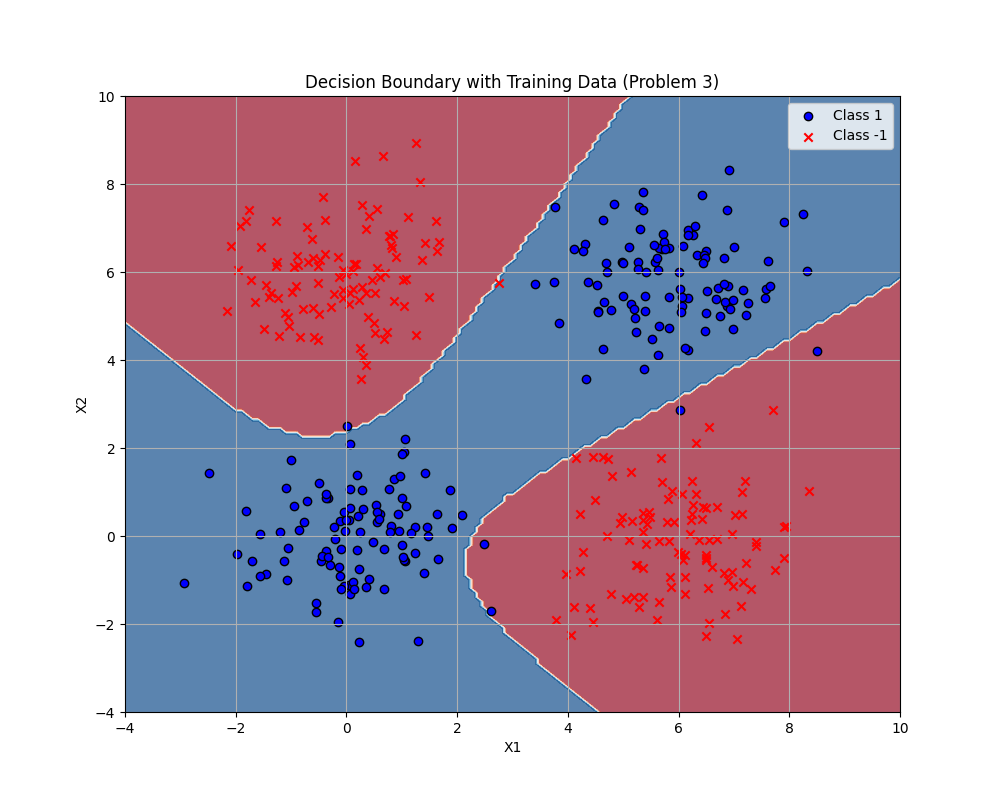

Here is the Python script that generated this plot:
# 1. (100점) 참고교재의 프로그램 11-1을 참고하여, 주어진 데이터 HW4data을 이용하여 다층
# 퍼셉트론을 구현하시오. 데이터의 변수 X는 400개의 2차원 샘플로 구성되었으며, T는 400
# 개 데이터에 대한 클래스 레이블로 1과 –1로 구분되어 있음.
# (단, 종료조건으로 최대 반복횟수는 1,000회 그리고 학습오차 0.05 미만으로 설정하시오)

# (3) (20점) 1.(2)에서 학습된 신경망의 결정경계를 학습 데이터와 함께 그래프로 표시하시오.
# (※ 결정경계 계산 시 meshgrid 범위:
# [x, y] = meshgrid([-4:0.1:10], [-4:0.1:10]);)

import os
import numpy as np
import scipy.io as sio
import matplotlib.pyplot as plt

# 입력 벡터를 받아서 하이퍼탄젠트 함수의 1차 도함수의 값을 반환
def d_tanh(a):
    return (1 - a) * (1 + a)

# 데이터 집합과 가중치를 받아 평균제곱오차와 분류오차를 계산
def MLPtest(Xtst, Ttst, w, w0, v, v0):
    N = Xtst.shape[0]                       # 데이터의 수
    E = np.zeros((N, 1))
    Ytst = np.zeros_like(Ttst)              
    for i in range(N):                      # 각 데이터에 대한 인식 시작
        x, t = Xtst[i, :], Ttst[i, :]       # 입/출력 데이터 설정        
        uh = np.dot(x, w) + w0              # 은닉 뉴런의 가중합 계산
        z = np.tanh(uh)                     # 은닉 뉴런의 출력 계산
        uo = np.dot(z, v) + v0              # 출력 뉴런의 가중합 계산
        y = np.tanh(uo)                     # 출력 뉴런의 출력 계산
        e = y - t                           # 출력 오차 계산
        E[i] = np.dot(e, e.T)               # 제곱오차 계산        
        if y[0, 0] > 0:
            Ytst[i, 0] = 1                  # 최종 인식 결과 판단
        else:
            Ytst[i, 0] = -1
    SEtst = np.sum(E) / N                   # 평균제곱오차 계산 (수정: E는 이미 각 샘플의 제곱오차임)
    diffTY = np.sum(np.abs(Ttst - Ytst), axis=1) / 2
    CEtst = np.sum(diffTY) / N              # 분류오차 계산
    return SEtst, CEtst

# 데이터 불러오기
script_dir = os.path.dirname(os.path.abspath(__file__))
mat_file_path = os.path.join(script_dir, 'HW4data_Python.mat')
data = sio.loadmat(mat_file_path)

X = data['X'] # 2차원 샘플 데이터 (400, 2)
T = data['T'] # 1차원 클래스 레이블 (400, 1)

# 다층 퍼셉트론 구성
N = X.shape[0]                              # 데이터의 수
INP, HID, OUT = 2, 5, 1                     # 입력 뉴런 수, 은닉 뉴런 수, 출력 뉴런 수

# 가중치 초기화
w = np.random.rand(INP, HID) * 0.4 - 0.2    # 입력->은닉 뉴런 가중치 초기화
w0 = np.random.rand(1, HID) * 0.4 - 0.2     # 바이어스
v = np.random.rand(HID, OUT) * 0.4 - 0.2    # 은닉->출력 뉴런 가중치 초기화
v0 = np.random.rand(1, OUT) * 0.4 - 0.2

eta = 0.001                                 # 학습률 설정
Mstep = 1000                                # 반복횟수 설정
Elimit = 0.05

Serr = []
Cerr = []

for j in range(1, Mstep + 1):               # 학습 반복 시작 (수정: 1부터 Mstep회 반복하도록 변경)
    E = np.zeros((N, 1))
    for i in range(N):                      # 각 데이터에 대한 반복 시작
        x, t = X[i, :], T[i, :]             # 입력과 목표 출력 데이터 선택
        uh = np.dot(x, w) + w0              # 은닉 뉴런의 가중합 계산
        z = np.tanh(uh)                     # 은닉 뉴런의 출력 계산
        uo = np.dot(z, v) + v0              # 출력 뉴런의 가중합 계산
        y = np.tanh(uo)                     # 출력 뉴런의 출력 계산
        e = y - t                           # 출력 오차 계산
        E[i] = np.dot(e, e.T)               # 제곱오차 계산
        delta_v = d_tanh(y) * e             # 학습을 위한 델타값 계산 (출력뉴런)
        delta_w = d_tanh(z) * (delta_v @ v.T) # 학습을 위한 델타값 계산 (은닉뉴런)
        v -= eta * (z.T @ delta_v)          # 출력 뉴런의 가중치 수정        
        v0 -= eta * delta_v                 # 출력 뉴런의 바이어스 가중치 수정
        w -= eta * (x.reshape(-1, 1) @ delta_w) # 은닉 뉴런의 가중치 수정
        w0 -= eta * delta_w                 # 은닉 뉴런의 바이어스 가중치 수정

    serr, cerr = MLPtest(X, T, w, w0, v, v0) # 학습 오차 계산 함수 호출
    print(f"{j} {serr:.3f} {cerr:.3f}")     # 오차 변화 출력
    Serr.append(serr)                       # 오차 변화 저장
    Cerr.append(cerr)
    if serr < Elimit:
        break

# 학습 횟수에 따른 오차 변화 그래프 출력
plt.figure(figsize=(10, 5))
plt.plot(Serr, label='Squared Error (Serr)')
plt.plot(Cerr, label='Classification Error (Cerr)')
plt.title('Error Change Over Iterations')
plt.xlabel('Iterations (Epochs)')
plt.ylabel('Error')
plt.legend()
plt.grid(True)
plt.show()

# (3) (20점) 학습된 신경망의 결정경계를 학습 데이터와 함께 그래프로 표시
# (※ 결정경계 계산 시 meshgrid 범위: [x, y] = meshgrid([-4:0.1:10], [-4:0.1:10]);)
print("\n문제 (3): 결정경계 및 학습 데이터 시각화 중...")

# Meshgrid 생성
h_mesh = 0.1  # meshgrid 간격
x_mesh_min, x_mesh_max = -4, 10
y_mesh_min, y_mesh_max = -4, 10
# np.arange는 마지막 값을 포함하지 않으므로, x_mesh_max + h_mesh 와 같이 설정
xx, yy = np.meshgrid(np.arange(x_mesh_min, x_mesh_max + h_mesh, h_mesh),
                     np.arange(y_mesh_min, y_mesh_max + h_mesh, h_mesh))

# Meshgrid 위의 각 점에 대한 예측 수행 (학습된 가중치 w, w0, v, v0 사용)
grid_points = np.c_[xx.ravel(), yy.ravel()] # 모든 grid 점들을 1차원으로 펼쳐서 (N_points, 2) 형태로 만듦
uh_grid = np.dot(grid_points, w) + w0       # 은닉층 가중합
z_grid = np.tanh(uh_grid)                   # 은닉층 출력
uo_grid = np.dot(z_grid, v) + v0            # 출력층 가중합
y_grid_pred = np.tanh(uo_grid)              # 출력층 출력 (예측값)

# 예측값을 클래스 레이블로 변환 (y > 0 이면 1, 아니면 -1)
Z_boundary = np.where(y_grid_pred.reshape(xx.shape) > 0, 1, -1)

# 결정경계 및 학습 데이터 플롯
plt.figure(figsize=(10, 8))
plt.contourf(xx, yy, Z_boundary, cmap=plt.cm.RdBu, alpha=0.7) # 결정경계 등고선 플롯

# 학습 데이터 산점도 (기존 산점도 코드와 유사)
X_class1_plot = X[T[:, 0] == 1]
X_class_minus1_plot = X[T[:, 0] == -1]
plt.scatter(X_class1_plot[:, 0], X_class1_plot[:, 1], c='blue', marker='o', edgecolor='k', label='Class 1')
plt.scatter(X_class_minus1_plot[:, 0], X_class_minus1_plot[:, 1], c='red', marker='x', edgecolor='k', label='Class -1')

plt.title('Decision Boundary with Training Data (Problem 3)')
plt.xlabel('X1')
plt.ylabel('X2')
plt.legend()
plt.grid(True)
plt.xlim(xx.min(), xx.max()) # 그래프 범위를 meshgrid에 맞춤
plt.ylim(yy.min(), yy.max())
plt.show()

# 데이터 산점도 시각화 (기존 코드 유지)
X_class1 = X[T[:, 0] == 1] # 클래스 레이블이 1인 데이터
X_class_minus1 = X[T[:, 0] == -1] # 클래스 레이블이 -1인 데이터
plt.figure(figsize=(8, 6))
plt.scatter(X_class1[:, 0], X_class1[:, 1], c='blue', marker='o', label='Class 1')
plt.scatter(X_class_minus1[:, 0], X_class_minus1[:, 1], c='red', marker='x', label='Class -1')
plt.title('Scatter Plot of HW4data')
plt.xlabel('X1')
plt.ylabel('X2')
plt.legend()
plt.grid(True)
plt.show()
